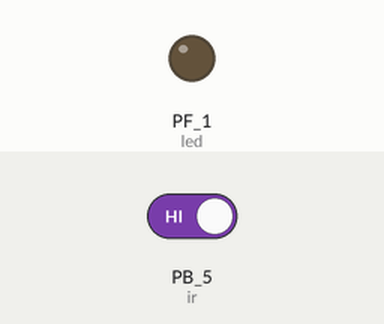
Recording of a sketch running on a simulated TI Tiva C LaunchPad. Shown: output pins drawn as LEDs (lit = HIGH). The test bench sets the inputs (shaded band); at power-on: PB_5 (ir) HIGH. What the sketch prints to the serial monitor is not drawn.

Above: at 1.2 s.
1.3 s: PB_5 (ir) driven LOW
At 1.7 s:
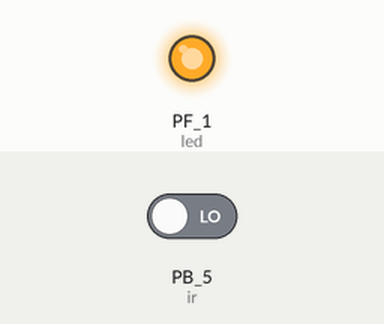
4.3 s: PB_5 (ir) driven HIGH
At 5.4 s:
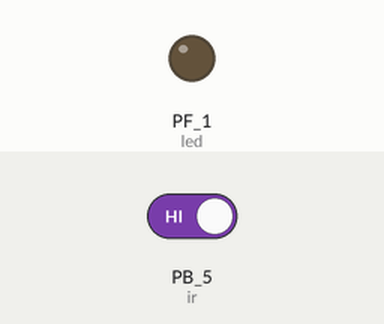
Timing chart, 0 to 7.3 s (numbered marks = the images above; inputs shaded):
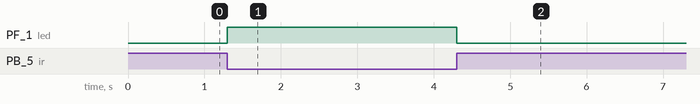

Measured:
- after the input at 1.3 s, PF_1 (led): LOW → HIGH at once
- after the input at 4.3 s, PF_1 (led): HIGH → LOW at once

The sketch:

IR_tiva.ino
```cpp
int ir=PB_5,edo,led=PF_1;

void setup() {
  Serial.begin(9600);
  pinMode(ir,INPUT);
  pinMode(led,OUTPUT);
  digitalWrite(led,LOW);
}

void loop() {
  edo=digitalRead(ir);
  Serial.println(edo);
  if(edo==LOW){
    digitalWrite(led,HIGH);
    delay(250);
    digitalWrite(led,LOW);
  }
}
```
